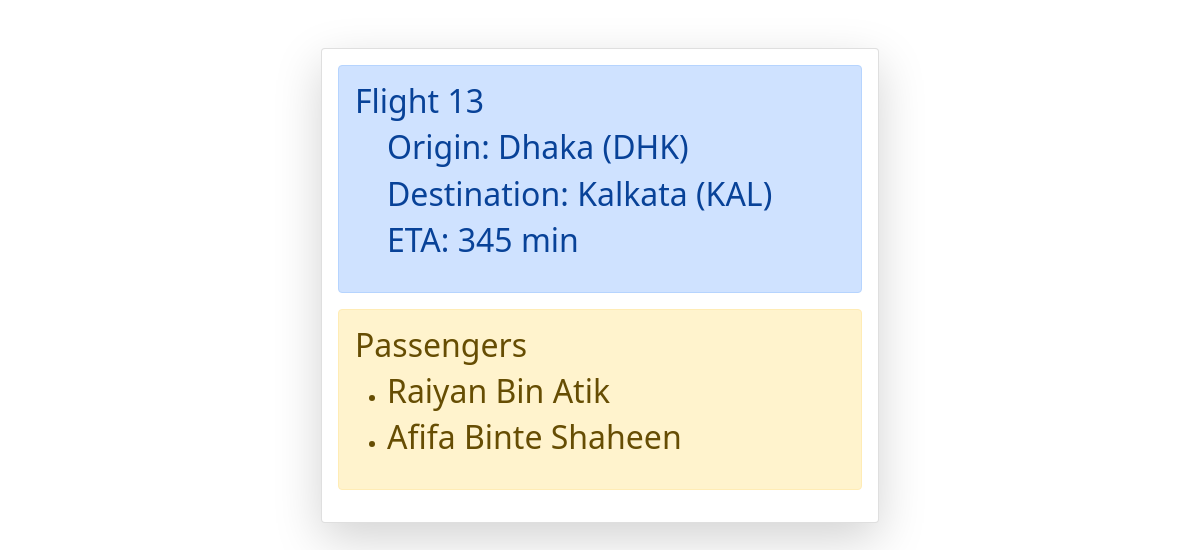
Before: /flights/13/ with the older database file.
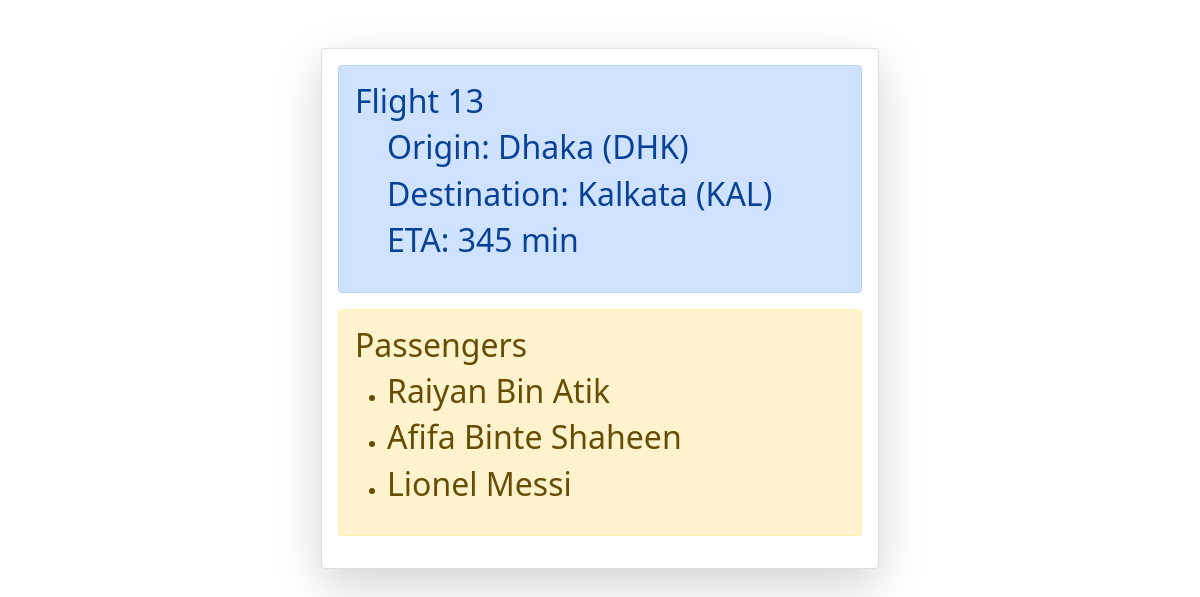
After: the same page with the newer database file.
### flights/models.py (models this page shows, shortened)
class Flight(models.Model):
    origin = models.ForeignKey(Airport, on_delete = models.CASCADE, related_name="departures")
    destination = models.ForeignKey(Airport, on_delete = models.CASCADE, related_name="arrivals")
    duration = models.IntegerField()

class Airport(models.Model):
    code = models.CharField(max_length = 3)
    city = models.CharField(max_length = 65)
    def __str__(self):
        return f"{self.city} ({self.code})"

class Passenger(models.Model):
    first = models.CharField(max_length = 65)
    last = models.CharField(max_length = 65)
    flight = models.ManyToManyField(Flight, blank=True, related_name="passengers")
    def __str__(self):
        return f"{self.first} {self.last}"

### flights/views.py (the view)
# urls.py: path("<int:pk>/", views.detail, name = 'detail')
def detail(request, pk):
    flight = Flight.objects.get(id = pk)
    context = {
        "ID": pk,
        "flights" : Flight.objects.all(),
        "flight" : flight,
        "passengers" : Passenger.objects.all(),
        "pass" : flight.passengers.all()
    }
    return render(request, "flights/detail.html", context = context)

### flights/templates/flights/detail.html
{% extends "flights/layout.html"%} {% block content %}
<div class="container mt-5">
  <div class="col-6 mx-auto card p-3 shadow-lg">
    <div class="alert alert-primary">
      <strong>
        <h2>Flight {{flight.id}}</h2>
        <ul>
          <h2>Origin: {{flight.origin}}</h2>
          <h2>Destination: {{flight.destination}}</h2>
          <h2>ETA: {{flight.duration}} min</h2>
        </ul>
      </strong>
    </div>
    <div class="alert alert-warning">
      <strong>
        <h2>Passengers</h2>
        <ul>
          {% for passenger in pass %}
          <li><h2>{{passenger}}</h2></li>
          {% empty %}
          <li><h2>No Passenger</h2></li>
          {% endfor %}
        </ul>
      </strong>
    </div>
  </div>
</div>
{% endblock %}

### flights/templates/flights/layout.html (shortened to what this page needs)
<!DOCTYPE html>
<html lang="en">
  <head>
    <link
      href="https://cdn.jsdelivr.net/npm/bootstrap@5.0.2/dist/css/bootstrap.min.css"
      rel="stylesheet"
    />
  </head>
  <body>
    {% block content%} {% endblock %}
  </body>
</html>

Changed rows visible on the page:
added Passenger: first+last "Lionel Messi"
